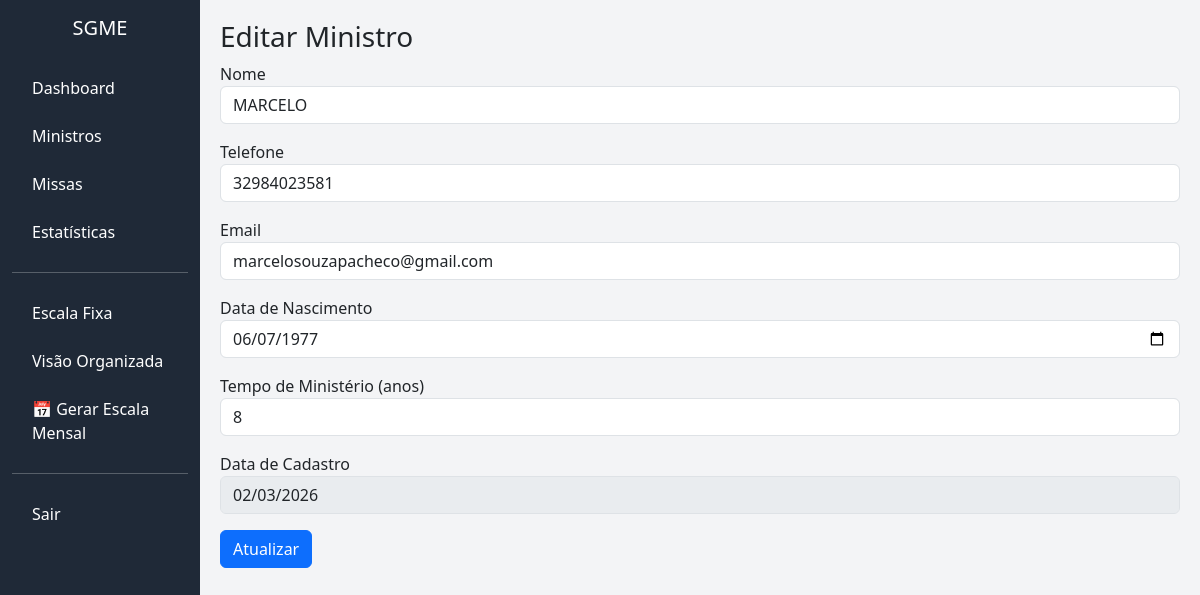
Page /ministros/editar/1 (signed in) on the committed database.
### models.py (models this page shows, shortened)
class Ministro(db.Model):
    id = db.Column(db.Integer, primary_key=True)
    nome = db.Column(db.String(120))
    telefone = db.Column(db.String(20))
    email = db.Column(db.String(120))
    data_nascimento = db.Column(db.Date)
    tempo_ministerio = db.Column(db.Integer)
    data_cadastro = db.Column(db.Date, default=date.today)
    id_paroquia = db.Column(db.Integer, db.ForeignKey('paroquia.id'))
    token_publico = db.Column(db.String(120), unique=True,default=lambda: str(uuid.uuid4()))
    cpf = db.column(db.String(14))
    comunidade = db.Column(db.String(30))
    __table_args__ = (
        db.UniqueConstraint('nome', 'id_paroquia', name='unique_ministro_paroquia'),
    )

### app.py (the view, shortened to what this page needs)
@app.route("/ministros/editar/<int:id>", methods=["GET", "POST"])
@login_required
def editar_ministro(id):
    ministro = Ministro.query.get_or_404(id)
    return render_template("editar_ministro.html", ministro=ministro)

### app.py (called while the page is built)
@login_manager.user_loader
def load_user(user_id):
    return Usuario.query.get(int(user_id))

### templates/editar_ministro.html
{% extends "base.html" %}
{% block content %}
<h3>Editar Ministro</h3>
<form method="post">
<div class="mb-3">
<label>Nome</label>
<input type="text" name="nome" class="form-control"
value="{{ ministro.nome }}" required>
</div>
<div class="mb-3">
<label>Telefone</label>
<input type="text" name="telefone" class="form-control"
value="{{ ministro.telefone }}">
</div>
<div class="mb-3">
<label>Email</label>
<input type="email" name="email" class="form-control"
value="{{ ministro.email or '' }}">
</div>
<div class="mb-3">
<label>Data de Nascimento</label>
<input type="date" name="data_nascimento" class="form-control"
value="{{ ministro.data_nascimento.strftime('%Y-%m-%d') if ministro.data_nascimento else '' }}">
</div>
<div class="mb-3">
<label>Tempo de Ministério (anos)</label>
<input type="number" name="tempo_ministerio" class="form-control"
value="{{ ministro.tempo_ministerio or 0 }}">
</div>
<div class="mb-3">
<label>Data de Cadastro</label>
<input type="text" class="form-control"
value="{{ ministro.data_cadastro.strftime('%d/%m/%Y') if ministro.data_cadastro else '' }}"
disabled>
</div>
<button class="btn btn-primary">Atualizar</button>
</form>
{% endblock %}

### templates/base.html (style rules this page uses)
body { overflow-x: hidden; background-color: #f3f4f6; }

### rows in the picture
Ministro: nome "MARCELO", telefone "32984023581", email "marcelosouzapacheco@gmail.com", data_nascimento "06/07/1977", tempo_ministerio "8", data_cadastro "02/03/2026"
